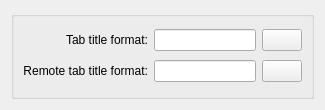
<?xml version="1.0" encoding="UTF-8"?>
<ui version="4.0">
 <class>RenameTabWidget</class>
 <widget class="QWidget" name="RenameTabWidget">
  <property name="geometry">
   <rect>
    <x>0</x>
    <y>0</y>
    <width>325</width>
    <height>110</height>
   </rect>
  </property>
  <layout class="QGridLayout" name="gridLayout">
   <item row="0" column="0">
    <widget class="QGroupBox" name="groupBox_5">
     <property name="title">
      <string/>
     </property>
     <property name="flat">
      <bool>true</bool>
     </property>
     <layout class="QGridLayout" name="gridLayout_2">
      <item row="0" column="0">
       <widget class="QLabel" name="label">
        <property name="text">
         <string>Tab title format:</string>
        </property>
        <property name="alignment">
         <set>Qt::AlignRight|Qt::AlignTrailing|Qt::AlignVCenter</set>
        </property>
       </widget>
      </item>
      <item row="0" column="1">
       <widget class="KLineEdit" name="tabTitleEdit">
        <property name="toolTip">
         <string>Normal tab title format</string>
        </property>
       </widget>
      </item>
      <item row="0" column="2">
       <widget class="Konsole::TabTitleFormatButton" name="tabTitleFormatButton"/>
      </item>
      <item row="1" column="0">
       <widget class="QLabel" name="label_2">
        <property name="text">
         <string>Remote tab title format:</string>
        </property>
        <property name="alignment">
         <set>Qt::AlignRight|Qt::AlignTrailing|Qt::AlignVCenter</set>
        </property>
       </widget>
      </item>
      <item row="1" column="1">
       <widget class="KLineEdit" name="remoteTabTitleEdit">
        <property name="toolTip">
         <string>Tab title format used when a remote command (e.g. connection to another computer via SSH) is being executed</string>
        </property>
       </widget>
      </item>
      <item row="1" column="2">
       <widget class="Konsole::TabTitleFormatButton" name="remoteTabTitleFormatButton"/>
      </item>
     </layout>
    </widget>
   </item>
  </layout>
 </widget>
 <customwidgets>
  <customwidget>
   <class>KLineEdit</class>
   <extends>QLineEdit</extends>
   <header>klineedit.h</header>
  </customwidget>
  <customwidget>
   <class>Konsole::TabTitleFormatButton</class>
   <extends>QPushButton</extends>
   <header>widgets/TabTitleFormatButton.h</header>
  </customwidget>
 </customwidgets>
 <resources/>
 <connections/>
</ui>
